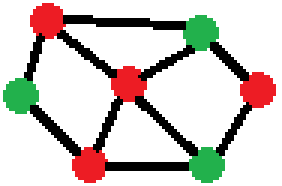
#> input picture goodGraphs/graph1.png, 94 x 62 px, found by its file name (shown 3 times larger)
$ python 'algo-every direction.py'
#> lines starting #> are read from the running program, lines starting #| are printed output that depends on the picture
### Edge.py
class Edge:
    def __init__(self, color) -> None:
        self.pixel_coordinates = set()
        self.color = color
        self.Verticies = set()
        self.full = False

    # [5 lines left out: function compare, not called in this run]

    def add(self,x,y):
        self.pixel_coordinates.add((x,y))

    def remove(self,x,y):
        self.pixel_coordinates.remove((x,y))

    def get_size(self):
        return len(self.pixel_coordinates)

    def addVertex(self, vertex):
        self.Verticies.add(vertex)

        if len(self.Verticies) == 2:
            self.full = True

### Vertex.py
class Vertex:
    def __init__(self, color) -> None:
        self.pixel_coordinates = set()
        self.color = color

    # [5 lines left out: function compare, not called in this run]

    def add(self,x,y):
        self.pixel_coordinates.add((x,y))

    def remove(self,x,y):
        self.pixel_coordinates.remove((x,y))

    def get_size(self):
        return len(self.pixel_coordinates)

    def __str__(self):
        return f"Vertex" + self.index

### archive/Second Week/graph1/algo-every direction.py
import glob
from PIL import Image, ImageDraw
import numpy as np
import Vertex, Edge
import os

image_path = "goodGraphs/graph1.png"

folder_path ="iteration images/"
#colors in the image graph1
color_white = (255, 255, 255)
color_black = (0, 0, 0)
color_red = (237, 28, 36)
color_green = (34, 177, 76)

#load in graph image
im = Image.open(image_path)
#> im is the input picture: PIL image 94x62 RGB; mean R, G, B 210, 202.9, 197.8
im = im.convert('RGB')

#create list to store objects in
id = [[0 for i in range(im.size[0]) ] for i in range(im.size[1])]

#lists to store Vertices and Edges in
Vertices = []
Edges = []


#colors = {0}

range_i = range(1,im.size[0] - 1)
range_j = range(1,im.size[1] - 1)

def flip_i(flip_i_index):
    global range_i
    range_i = range(1,im.size[0] - 1)
    if flip_i_index:
        range_i = range(im.size[0] - 1, 0, -1)

def flip_j(flip_j_index):
    global range_j
    range_j = range(1,im.size[1] - 1)
    if flip_j_index:
        range_j = range(im.size[1] - 1, 0, -1)

def make_gif(frame_folder):
    frames = [Image.open(image) for image in glob.glob(f"{frame_folder}/*.png")]
    frame_one = frames[0]
    frame_one.save("iterations.gif", format="GIF", append_images=frames,
               save_all=True, duration=300, loop=0)

#Identify the pixel
for n in range(0,8):
    for j in range_j:
        for i in range_i:
            pixel = im.getpixel((i,j))

            if not(pixel == color_white):

                flag = False

                #define in what order the neighbors should be checked
                if n%4==1:
                    neighbors = [[j - 1,i + 1],[j - 1,i],[j - 1,i - 1],[j,i + 1],[j,i - 1],[j + 1,i + 1],[j + 1,i],[j + 1,i - 1]]

                elif n%4==2:
                    neighbors = [[j + 1,i + 1],[j + 1,i],[j + 1,i - 1],[j,i + 1],[j,i - 1],[j - 1,i + 1],[j - 1,i],[j - 1,i - 1]]

                elif n%4==3:
                    neighbors = [[j + 1,i - 1],[j + 1,i],[j + 1,i + 1],[j,i - 1],[j,i + 1],[j - 1,i - 1],[j - 1,i],[j - 1,i + 1]]

                else:
                    neighbors = [[j - 1,i - 1],[j - 1,i],[j - 1,i + 1],[j,i - 1],[j,i + 1],[j + 1,i - 1],[j + 1,i],[j + 1,i + 1]]

                #center pixel tries to copy the object of the neighboor pixel
                for x,y in neighbors:
                    if (id[j][i] == 0 or n>0) and not(flag):
                        if (pixel == im.getpixel((y, x))) and not(id[x][y]==0):
                            if  not(id[j][i]==0):
                                id[j][i].remove(i,j)
                            id[j][i] = id[x][y]
                            flag = True

                #If the pixel has found no neighboor whose object it can copy it will create its own object.
                if id[j][i] == 0 and not(flag):
                    if pixel == color_black:

                        id[j][i] = Edge.Edge(tuple(np.random.choice(range(256), size=3)))
                        #id[j][i] = Edge.Edge(pixel)
                        Edges.append(id[j][i])
                    else:

                        id[j][i] = Vertex.Vertex(tuple(np.random.choice(range(256), size=3)))
                        #id[j][i] = Vertex.Vertex(pixel)
                        Vertices.append(id[j][i])

                #add the pixels coordinates to the Edge/Vertex object
                id[j][i].add(i,j)

                #Give neighbors the center pixels object
                """if n==0:
                    for x,y in neighbors:
                        if pixel == im.getpixel((y, x)):
                            if not(id[x][y]==0):
                                id[x][y].remove(y, x)
                            id[x][y] = id[j][i]
                            id[x][y].add(y, x)"""

    #change the direction with which we iterate through the pixels
    if n%4==1:
        flip_j(True)

    elif n%4==2:
        flip_i(False)

    elif n%4==3:
        flip_j(False)

    else:
        flip_i(True)

    file_name = str(n)

    #draw image
    image = Image.new("RGB", im.size, (255, 255, 255))

    for vertex in Vertices:
        pixels = vertex.pixel_coordinates
        for pixel in pixels:
            image.putpixel(pixel, vertex.color)

    for edge in Edges:
        pixels = edge.pixel_coordinates
        for pixel in pixels:
            image.putpixel(pixel, edge.color)

    image.save(folder_path + file_name + ".png")
#> this loop made 8 passes
#> pass 1, `image.save(folder_path + file_name + ".png")`:
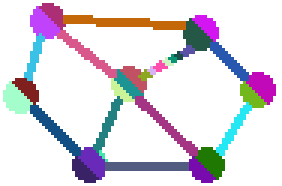
#> saved as 0.png: PIL image 94x62 RGB (shown 3 times larger); mean R, G, B 220.7, 216.3, 224.4
#> pass 2, `image.save(folder_path + file_name + ".png")`:
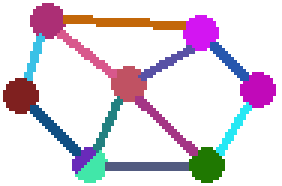
#> saved as 1.png: PIL image 94x62 RGB (shown 3 times larger); mean R, G, B 222.3, 212.7, 222.9
#> after the loop, Edges = 16 items; Vertices = 16 items; id = 62 items


#make Edge and Vertex lists
polished_Edges = []
polished_Vertices = []
for edge in Edges:
       if not(edge.get_size() == 0):
              polished_Edges.append(edge)
#> this loop made 16 passes
#> after the loop, polished_Edges = 10 items

for vertex in Vertices:
       if not(vertex.get_size() == 0):
              polished_Vertices.append(vertex)
#> after the loop, polished_Vertices = 7 items

#print(len(polished_Edges))
#print(len(polished_Vertices))

make_gif("iteration images")
#> in make_gif, `frames = [Image.open(image) for image in glob.glob(f"{frame_folder}/*...`: frames = 1 item

neighbors = [[j - 1,i - 1],[j - 1,i],[j - 1,i + 1],[j,i - 1],[j,i + 1],[j + 1,i - 1],[j + 1,i],[j + 1,i + 1]]
#> neighbors = [[0, 91], [0, 92], [0, 93], [1, 91], [1, 93], [2, 91], [2, 92], [2, 93]]

for edge in polished_Edges:
    for pixel in edge.pixel_coordinates:
        #print(pixel)
        if not(edge.full):
            i,j = pixel
            neighbors = [[j - 1,i - 1],[j - 1,i],[j - 1,i + 1],[j,i - 1],[j,i + 1],[j + 1,i - 1],[j + 1,i],[j + 1,i + 1]]
            for y,x in neighbors:
                if type(id[y][x])==Vertex.Vertex:
                    edge.addVertex(id[y][x])
#> this loop made 10 passes

G =[]
for edge in polished_Edges:
    G.append(edge.Verticies)
#> after the loop, G = 10 items

def render_digraph(G):
    def g():
        for p, c in G:
            yield  '"{}" -> "{}"'.format(p, c)

    lines = "\n".join(g())

    def f():
        for p, c in G:
            yield  '"{}" -> "{}"'.format(c, p)

    lines = lines + "\n".join(f())
    return """
    digraph {{
    {}
    }}
    """.format(lines)

with open("graph.dot", "w") as fo:
#> (the run stopped early here; a loop or call above may not have finished)
